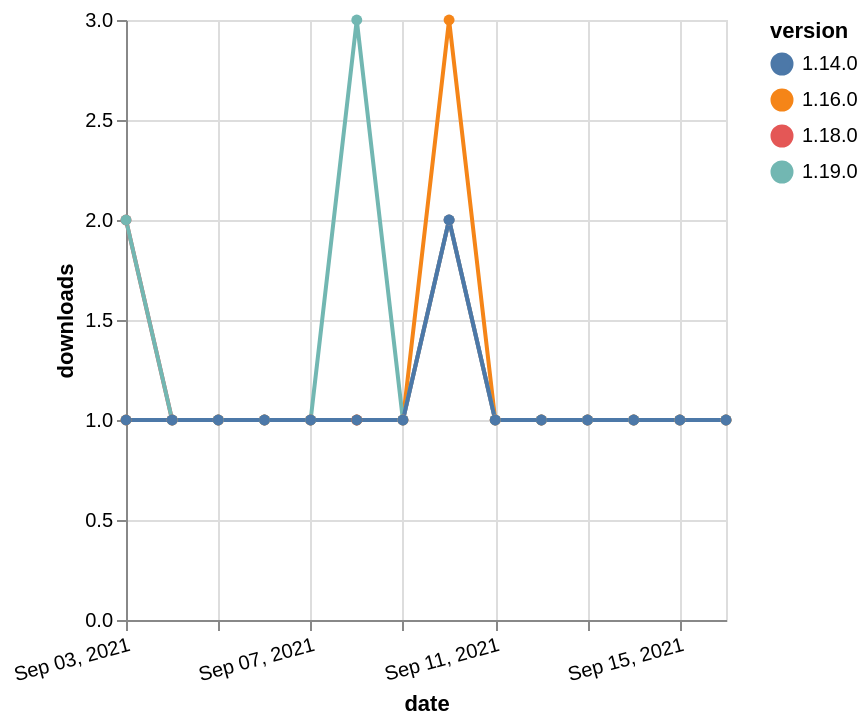

This figure's Vega-Lite source:
### Vega-Lite specification from a JSON file in a GitHub repository (floating-point values rounded to 4 significant figures)
{"$schema": "https://vega.github.io/schema/vega-lite/v5.json", "description": "A simple bar chart with embedded data.", "data": {"values": [{"date": "2021-09-03", "total": 185, "delta": 2, "version": "1.18.0"}, {"date": "2021-09-04", "total": 186, "delta": 1, "version": "1.18.0"}, {"date": "2021-09-05", "total": 187, "delta": 1, "version": "1.18.0"}, {"date": "2021-09-06", "total": 188, "delta": 1, "version": "1.18.0"}, {"date": "2021-09-07", "total": 189, "delta": 1, "version": "1.18.0"}, {"date": "2021-09-08", "total": 190, "delta": 1, "version": "1.18.0"}, {"date": "2021-09-09", "total": 191, "delta": 1, "version": "1.18.0"}, {"date": "2021-09-10", "total": 193, "delta": 2, "version": "1.18.0"}, {"date": "2021-09-11", "total": 194, "delta": 1, "version": "1.18.0"}, {"date": "2021-09-12", "total": 195, "delta": 1, "version": "1.18.0"}, {"date": "2021-09-13", "total": 196, "delta": 1, "version": "1.18.0"}, {"date": "2021-09-14", "total": 197, "delta": 1, "version": "1.18.0"}, {"date": "2021-09-15", "total": 198, "delta": 1, "version": "1.18.0"}, {"date": "2021-09-16", "total": 199, "delta": 1, "version": "1.18.0"}, {"date": "2021-09-03", "total": 322, "delta": 1, "version": "1.16.0"}, {"date": "2021-09-04", "total": 323, "delta": 1, "version": "1.16.0"}, {"date": "2021-09-05", "total": 324, "delta": 1, "version": "1.16.0"}, {"date": "2021-09-06", "total": 325, "delta": 1, "version": "1.16.0"}, {"date": "2021-09-07", "total": 326, "delta": 1, "version": "1.16.0"}, {"date": "2021-09-08", "total": 327, "delta": 1, "version": "1.16.0"}, {"date": "2021-09-09", "total": 328, "delta": 1, "version": "1.16.0"}, {"date": "2021-09-10", "total": 331, "delta": 3, "version": "1.16.0"}, {"date": "2021-09-11", "total": 332, "delta": 1, "version": "1.16.0"}, {"date": "2021-09-12", "total": 333, "delta": 1, "version": "1.16.0"}, {"date": "2021-09-13", "total": 334, "delta": 1, "version": "1.16.0"}, {"date": "2021-09-14", "total": 335, "delta": 1, "version": "1.16.0"}, {"date": "2021-09-15", "total": 336, "delta": 1, "version": "1.16.0"}, {"date": "2021-09-16", "total": 337, "delta": 1, "version": "1.16.0"}, {"date": "2021-09-03", "total": 160, "delta": 2, "version": "1.19.0"}, {"date": "2021-09-04", "total": 161, "delta": 1, "version": "1.19.0"}, {"date": "2021-09-05", "total": 162, "delta": 1, "version": "1.19.0"}, {"date": "2021-09-06", "total": 163, "delta": 1, "version": "1.19.0"}, {"date": "2021-09-07", "total": 164, "delta": 1, "version": "1.19.0"}, {"date": "2021-09-08", "total": 167, "delta": 3, "version": "1.19.0"}, {"date": "2021-09-09", "total": 168, "delta": 1, "version": "1.19.0"}, {"date": "2021-09-10", "total": 170, "delta": 2, "version": "1.19.0"}, {"date": "2021-09-11", "total": 171, "delta": 1, "version": "1.19.0"}, {"date": "2021-09-12", "total": 172, "delta": 1, "version": "1.19.0"}, {"date": "2021-09-13", "total": 173, "delta": 1, "version": "1.19.0"}, {"date": "2021-09-14", "total": 174, "delta": 1, "version": "1.19.0"}, {"date": "2021-09-15", "total": 175, "delta": 1, "version": "1.19.0"}, {"date": "2021-09-16", "total": 176, "delta": 1, "version": "1.19.0"}, {"date": "2021-09-03", "total": 230, "delta": 1, "version": "1.14.0"}, {"date": "2021-09-04", "total": 231, "delta": 1, "version": "1.14.0"}, {"date": "2021-09-05", "total": 232, "delta": 1, "version": "1.14.0"}, {"date": "2021-09-06", "total": 233, "delta": 1, "version": "1.14.0"}, {"date": "2021-09-07", "total": 234, "delta": 1, "version": "1.14.0"}, {"date": "2021-09-08", "total": 235, "delta": 1, "version": "1.14.0"}, {"date": "2021-09-09", "total": 236, "delta": 1, "version": "1.14.0"}, {"date": "2021-09-10", "total": 238, "delta": 2, "version": "1.14.0"}, {"date": "2021-09-11", "total": 239, "delta": 1, "version": "1.14.0"}, {"date": "2021-09-12", "total": 240, "delta": 1, "version": "1.14.0"}, {"date": "2021-09-13", "total": 241, "delta": 1, "version": "1.14.0"}, {"date": "2021-09-14", "total": 242, "delta": 1, "version": "1.14.0"}, {"date": "2021-09-15", "total": 243, "delta": 1, "version": "1.14.0"}, {"date": "2021-09-16", "total": 244, "delta": 1, "version": "1.14.0"}]}, "width": "container", "mark": {"type": "line", "point": {"filled": true}}, "encoding": {"x": {"field": "date", "type": "temporal", "timeUnit": "yearmonthdate", "title": "date", "axis": {"labelAngle": -15}}, "y": {"field": "delta", "type": "quantitative", "title": "downloads"}, "color": {"field": "version", "type": "nominal"}, "tooltip": {"field": "delta"}}}
